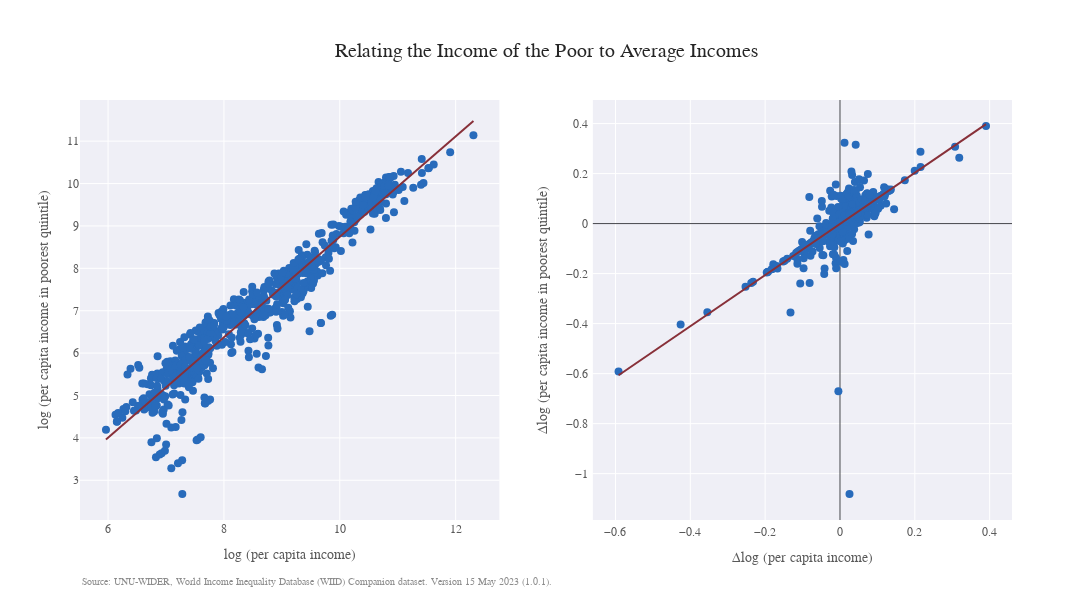

Source (notebook cell):
### Code cell
sctr = px.scatter(
    fil, x='ln(inc)', y='ln(poor_q1)', trendline='ols', title='Relating the Income of the Poor to Average Incomes',
    labels={'ln(inc)': 'log (per capita income)', 'ln(poor_q1)': 'log (per capita income in poorest quintile)'},
)

del_sctr = px.scatter(
    fil, x='del_ln(inc)', y='del_ln(poor_q1)', trendline='ols', 
    labels={'del_ln(inc)': '∆log (per capita income)', 'del_ln(poor_q1)': '∆log (per capita income in poorest quintile)'},
)

lr_fig = make_subplots(rows=1, cols=2)

for trace in sctr.data:
    trace.update(marker=dict(color=col_curve, size=8))
    if trace.mode == 'lines':
        trace.update(line=dict(color=col_acc, width=2))
    lr_fig.add_trace(trace, row=1, col=1)

for trace in del_sctr.data:
    trace.update(marker=dict(color=col_curve, size=8))
    if trace.mode == 'lines':
        trace.update(line=dict(color=col_acc, width=2))
    lr_fig.add_trace(trace, row=1, col=2)

lr_fig.update_xaxes(title_text='log (per capita income)', row=1, col=1)
lr_fig.update_yaxes(title_text='log (per capita income in poorest quintile)', row=1, col=1)

lr_fig.update_xaxes(title_text='∆log (per capita income)', row=1, col=2)
lr_fig.update_yaxes(title_text='∆log (per capita income in poorest quintile)', row=1, col=2)

lr_fig.update_xaxes({'zerolinecolor': '#45464b', 'linewidth': 2}, row=1, col=2)
lr_fig.update_yaxes({'zerolinecolor': '#45464b', 'linewidth': 2}, row=1, col=2)

lr_fig.update_layout(
    title=dict(
        text='Relating the Income of the Poor to Average Incomes',
        font=dict(size=20),
        xanchor='center',
        yanchor='middle'
    ),
    template='seaborn',
    width=1200,
    height=600,
    font_family="Helvetica Now Text",
    font_color=fc,
    title_font_color=fc_title,
    plot_bgcolor='rgba(234, 234, 243, 0.75)',
)

lr_fig.add_annotation(
    text='Source: UNU-WIDER, World Income Inequality Database (WIID) Companion dataset. Version 15 May 2023 (1.0.1).',
    xref='paper', yref='paper', x=0, y=-0.165,
    xanchor='left', yanchor='bottom', 
    font=dict(size=10, color=fc_scnd), 
    align='left', showarrow=False
)

lr_fig.show()

### Figure 1 — Plotly figure (JSON) as saved in the notebook; plotly's stock layout.template omitted (floating-point values rounded to 4 significant figures; data arrays with more than 128 entries replaced by an {"elided": "..."} marker saying what was removed)
{"data": [{"hovertemplate": "log (per capita income)=%{x}<br>log (per capita income in poorest quintile)=%{y}<extra></extra>", "legendgroup": "", "marker": {"color": "#286bbb", "size": 8, "symbol": "circle"}, "mode": "markers", "name": "", "orientation": "v", "showlegend": false, "type": "scatter", "x": {"elided": "702 float values"}, "xaxis": "x", "y": {"elided": "702 float values"}, "yaxis": "y"}, {"hovertemplate": "<b>OLS trendline</b><br>ln(poor_q1) = 1.18452 * ln(inc) + -3.10181<br>R<sup>2</sup>=0.915459<br><br>log (per capita income)=%{x}<br>log (per capita income in poorest quintile)=%{y} <b>(trend)</b><extra></extra>", "legendgroup": "", "line": {"color": "#883039", "width": 2}, "marker": {"color": "#286bbb", "size": 8, "symbol": "circle"}, "mode": "lines", "name": "", "showlegend": false, "type": "scatter", "x": {"elided": "702 float values"}, "xaxis": "x", "y": {"elided": "702 float values"}, "yaxis": "y"}, {"hovertemplate": "∆log (per capita income)=%{x}<br>∆log (per capita income in poorest quintile)=%{y}<extra></extra>", "legendgroup": "", "marker": {"color": "#286bbb", "size": 8, "symbol": "circle"}, "mode": "markers", "name": "", "orientation": "v", "showlegend": false, "type": "scatter", "x": {"elided": "702 float values"}, "xaxis": "x2", "y": {"elided": "702 float values"}, "yaxis": "y2"}, {"hovertemplate": "<b>OLS trendline</b><br>del_ln(poor_q1) = 1.02262 * del_ln(inc) + -0.00150642<br>R<sup>2</sup>=0.521720<br><br>∆log (per capita income)=%{x}<br>∆log (per capita income in poorest quintile)=%{y} <b>(trend)</b><extra></extra>", "legendgroup": "", "line": {"color": "#883039", "width": 2}, "marker": {"color": "#286bbb", "size": 8, "symbol": "circle"}, "mode": "lines", "name": "", "showlegend": false, "type": "scatter", "x": {"elided": "702 float values"}, "xaxis": "x2", "y": {"elided": "702 float values"}, "yaxis": "y2"}], "layout": {"annotations": [{"align": "left", "font": {"color": "#8c8c8c", "size": 10}, "showarrow": false, "text": "Source: UNU-WIDER, World Income Inequality Database (WIID) Companion dataset. Version 15 May 2023 (1.0.1).", "x": 0, "xanchor": "left", "xref": "paper", "y": -0.165, "yanchor": "bottom", "yref": "paper"}], "font": {"color": "#595959", "family": "Helvetica Now Text"}, "height": 600, "plot_bgcolor": "rgba(234, 234, 243, 0.75)", "title": {"font": {"color": "#262626", "size": 20}, "text": "Relating the Income of the Poor to Average Incomes", "xanchor": "center", "yanchor": "middle"}, "width": 1200, "xaxis": {"anchor": "y", "domain": [0, 0.45], "title": {"text": "log (per capita income)"}}, "xaxis2": {"anchor": "y2", "domain": [0.55, 1], "linewidth": 2, "title": {"text": "∆log (per capita income)"}, "zerolinecolor": "#45464b"}, "yaxis": {"anchor": "x", "domain": [0, 1], "title": {"text": "log (per capita income in poorest quintile)"}}, "yaxis2": {"anchor": "x2", "domain": [0, 1], "linewidth": 2, "title": {"text": "∆log (per capita income in poorest quintile)"}, "zerolinecolor": "#45464b"}}}
